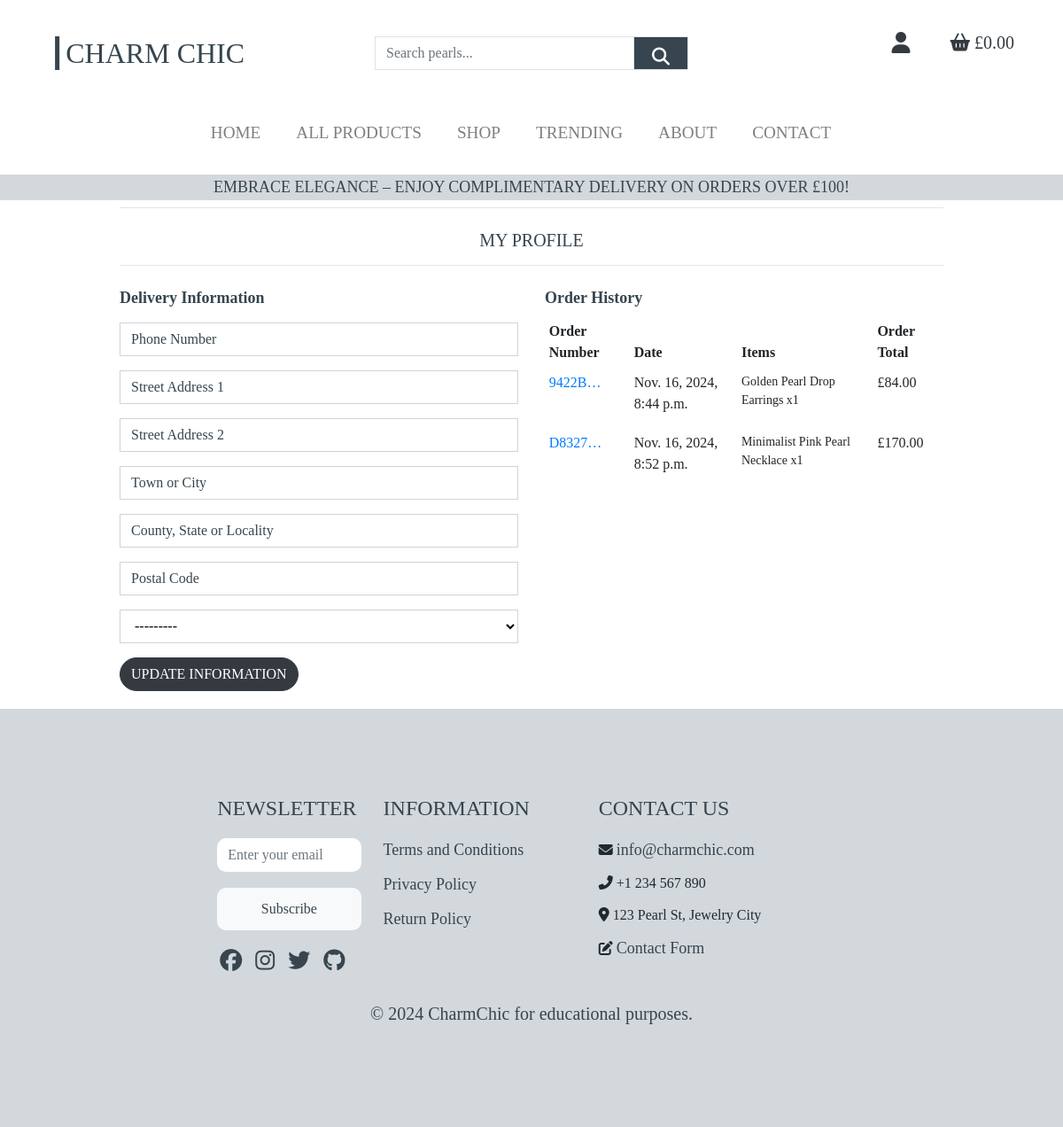
/profile/ (signed in), run on an earlier commit of the app's database.
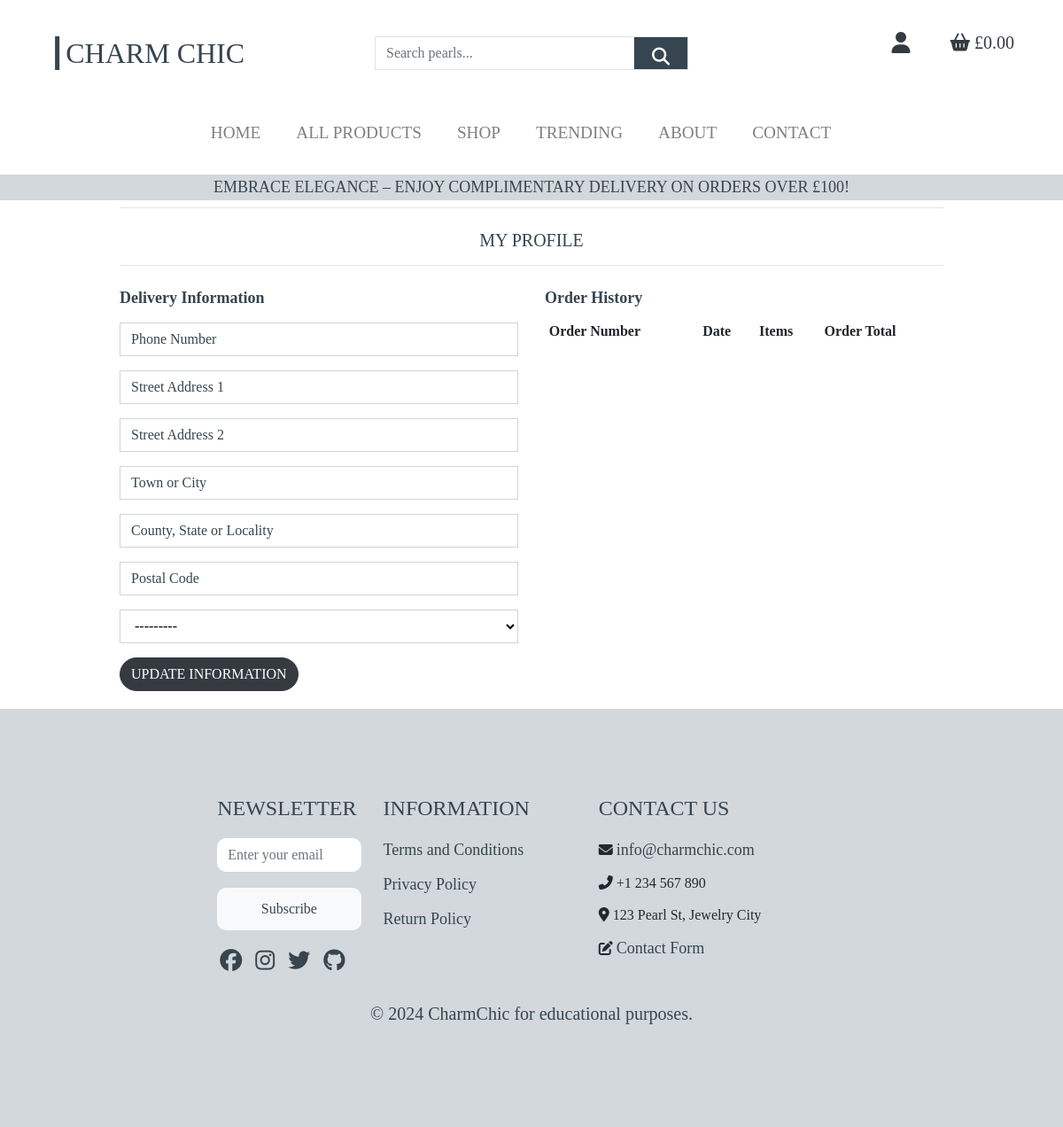
And on a later commit of the database.
### checkout/models.py (models this page shows, shortened)
class Order(models.Model):
    order_number = models.CharField(max_length=32, null=False, editable=False)
    user_profile = models.ForeignKey(UserProfile, on_delete=models.SET_NULL,
                                     null=True, blank=True, related_name='orders')
    full_name = models.CharField(max_length=50, null=False, blank=False)
    email = models.EmailField(max_length=254, null=False, blank=False)
    phone_number = models.CharField(max_length=20, null=False, blank=False)
    country = CountryField(blank_label='Country *', null=False, blank=False)
    postcode = models.CharField(max_length=20, null=True, blank=True)
    town_or_city = models.CharField(max_length=40, null=False, blank=False)
    street_address1 = models.CharField(max_length=80, null=False, blank=False)
    street_address2 = models.CharField(max_length=80, null=True, blank=True)
    county = models.CharField(max_length=80, null=True, blank=True)
    date = models.DateTimeField(auto_now_add=True)
    delivery_cost = models.DecimalField(max_digits=6, decimal_places=2, null=False, default=0)
    order_total = models.DecimalField(max_digits=10, decimal_places=2, null=False, default=0)
    grand_total = models.DecimalField(max_digits=10, decimal_places=2, null=False, default=0)
    original_bag = models.TextField(null=False, blank=False, default='')
    stripe_pid = models.CharField(max_length=254, null=False, blank=False, default='')

class OrderLineItem(models.Model):
    order = models.ForeignKey(Order, null=False, blank=False, on_delete=models.CASCADE, related_name='lineitems')
    product = models.ForeignKey(Product, null=False, blank=False, on_delete=models.CASCADE)
    product_size = models.CharField(max_length=20, null=True, blank=True)
    quantity = models.IntegerField(null=False, blank=False, default=0)
    lineitem_total = models.DecimalField(max_digits=6, decimal_places=2, null=False, blank=False, editable=False)

### products/models.py (models this page shows, shortened)
class Product(models.Model):
    category = models.ForeignKey('Category', null=True, blank=True, on_delete=models.SET_NULL)
    subcategory = models.ForeignKey('SubCategory', null=True, blank=True, on_delete=models.SET_NULL)
    tags = models.ManyToManyField('Tag', blank=True)
    sku = models.CharField(max_length=254, null=True, blank=True)
    name = models.CharField(max_length=254)
    description = models.TextField()
    has_sizes = models.BooleanField(default=False, null=True, blank=True)
    price = models.DecimalField(max_digits=6, decimal_places=2)
    rating = models.DecimalField(max_digits=6, decimal_places=2, null=True, blank=True)
    image_url = models.URLField(max_length=1024, null=True, blank=True)
    image = models.ImageField(upload_to='products/', null=True, blank=True, storage=MediaCloudinaryStorage())

### profiles/views.py (the view)
# urls.py: path('profile/', include('profiles.urls')),
def profile(request):
    profile = get_object_or_404(UserProfile, user=request.user)
    if request.method == 'POST':
        form = UserProfileForm(request.POST, instance=profile)
        if form.is_valid():
            form.save()
            messages.success(request, 'Profile updated successfully')
        else:
            messages.error(request, 'Update failed. Please ensure the form is valid.')
    else:
            form = UserProfileForm(request.POST, instance=profile)
    orders = profile.orders.all()
    template = 'profiles/profile.html'
    context = {
        'form': form,
        'orders': orders,
        'on_profile_page': True
    }
    return render(request, template, context)

### profiles/forms.py
class UserProfileForm(forms.ModelForm):
    class Meta:
        model = UserProfile
        exclude = ('user',)
    def __init__(self, *args, **kwargs):
        super().__init__(*args, **kwargs)
        placeholders = {
            'default_phone_number': 'Phone Number',
            'default_postcode': 'Postal Code',
            'default_town_or_city': 'Town or City',
            'default_street_address1': 'Street Address 1',
            'default_street_address2': 'Street Address 2',
            'default_county': 'County, State or Locality',
        }
        self.fields['default_phone_number'].widget.attrs['autofocus'] = True
        for field in self.fields:
            if field != 'default_country':
                if self.fields[field].required:
                    placeholder = f'{placeholders[field]} *'
                else:
                    placeholder = placeholders[field]
                self.fields[field].widget.attrs['placeholder'] = placeholder
            self.fields[field].widget.attrs['class'] = 'border-black rounded-0 profile-form-input'
            self.fields[field].label = False

### profiles/templates/profiles/profile.html (shortened to what this page needs)
{% extends "base.html" %}
{% load static %}
{% block extra_css %}
    <link rel="stylesheet" href="{% static 'profiles/css/profile.css' %}">
{% endblock %}
{% block page_header %}
<div class="container header-container">
    <div class="row">
        <div class="col text-center">
            <hr class="my-4">
            <h4 class="logo-font product-header">My Profile</h4>
            <hr class="my-3">
        </div>
    </div>
    <div class="row">
        <div class="col-12 col-lg-6">
            <h5 class="font-weight-bold">Delivery Information</h5>
                <form class="mt-3" action="{% url 'profile' %}" method="POST" id="profile-update-form">
                    {{ form|crispy }}
                    <button class="btn btn-dark btn-md rounded-pill text-uppercase">Update Information</button>
                </form>
            </div>
            <div class="col-12 col-lg-6">
                <h5 class="font-weight-bold">Order History</h5>
                <div class="order-history table-responsive">
                    <table class="table table-sm table-borderless">
                        <thead>
                            <tr>
                                <th>Order Number</th>
                                <th>Date</th>
                                <th>Items</th>
                                <th>Order Total</th>
                            </tr>
                        </thead>
                        <tbody>
                            {% for order in orders %}
                                <tr>
                                    <td>
                                        <a href="{% url 'order_history' order.order_number %}"
                                        title="{{ order.order_number }}">
                                            {{ order.order_number|truncatechars:6 }}
                                        </a>
                                    </td>
                                    <td>{{ order.date }}</td>
                                    <td>
                                        <ul class="list-unstyled">
                                            {% for item in order.lineitems.all %}
                                                <li class="small">
                                                    {{ item.product.name }} x{{ item.quantity }}
                                                </li>
                                            {% endfor %}
                                        </ul>
                                    </td>
                                    <td>£{{ order.grand_total }}</td>
                                </tr>
                            {% endfor %}
                        </tbody>
                    </table>
                </div>
            </div>
        </div>
</div>
{% endblock %}

What changed in the data, as far as the page shows it:
removed Order: order_number "9422B…", date "Nov. 16, 2024, 8:44 p.m.", grand_total "84.00"
removed OrderLineItem: product.name "Golden Pearl Drop Earrings", quantity "1", shown under "9422B…"
removed Order: order_number "D8327…", date "Nov. 16, 2024, 8:52 p.m.", grand_total "170.00"
removed OrderLineItem: product.name "Minimalist Pink Pearl Necklace", quantity "1", shown under "D8327…"
